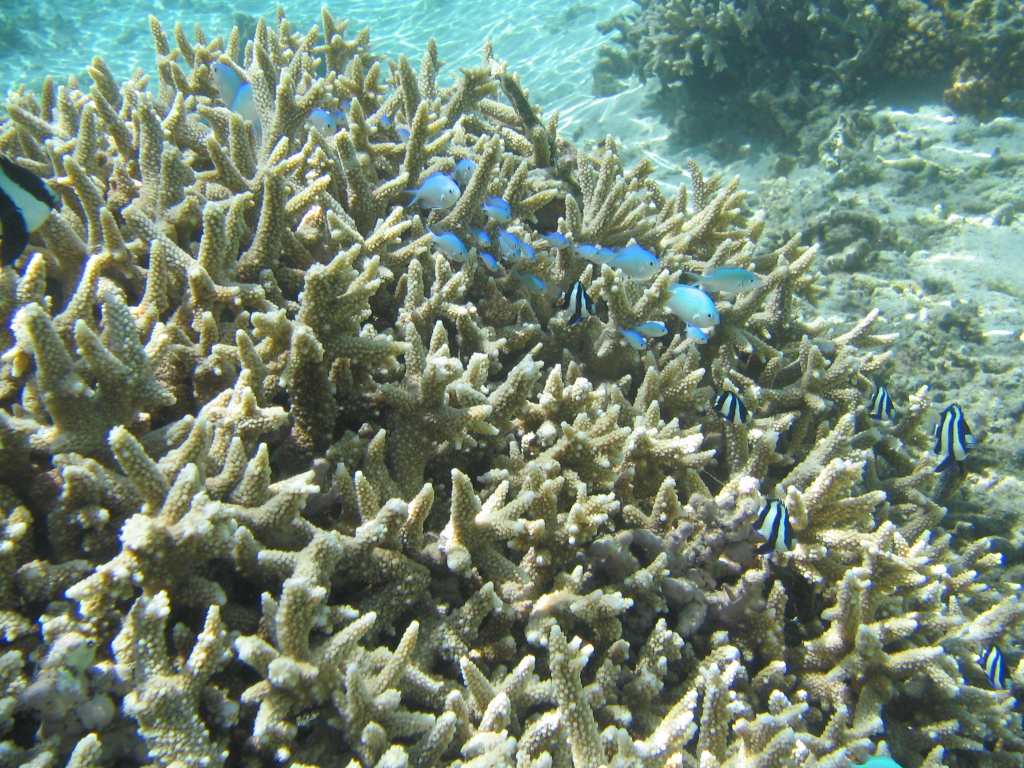
#> input picture img_database/104005.jpg, 2048 x 1536 px, found by its file name (shown at 1/2 size)
$ jupyter execute --allow-errors 'ProyectoImagenes(metodoAlternativo).ipynb'
#> lines starting #> are read from the running program, lines starting #| are printed output that depends on the picture
# Proyecto Final Lab Inteligencia (Imagenes): Método alternativo

[cell 1]
#Imports
import matplotlib.pyplot as plt
import numpy as np
import cv2
from scipy.spatial import distance as dist
import argparse
import glob
from skimage.feature import hog
from skimage import exposure

## 7) Uso de un método alternativo para la extracción de características

Se utiliza el método HoG (Histograms of Gradients) para realizar la extracción de caractrísticas. Se reutilizan varias de las funciones utilizadas anteriormente.

### 7.1) Lectura de imagen (en RGB)

[cell 2]
#Funcion que lear una imagen a RGB
def leerRGB (nombreImagen):
    #Lectura
#> called with nombreImagen = '104005.jpg'
    readImage = cv2.imread(nombreImagen)
#> readImage is the input picture: shape (1536, 2048, 3); mean B, G, R 116.1, 133.4, 115.7
    return readImage

[cell 3]
test = leerRGB('104005.jpg')

[cell 4]
test.shape
#> Out = (1536, 2048, 3)

[cell 5]
test2 = cv2.resize(test, (1000, 2000))
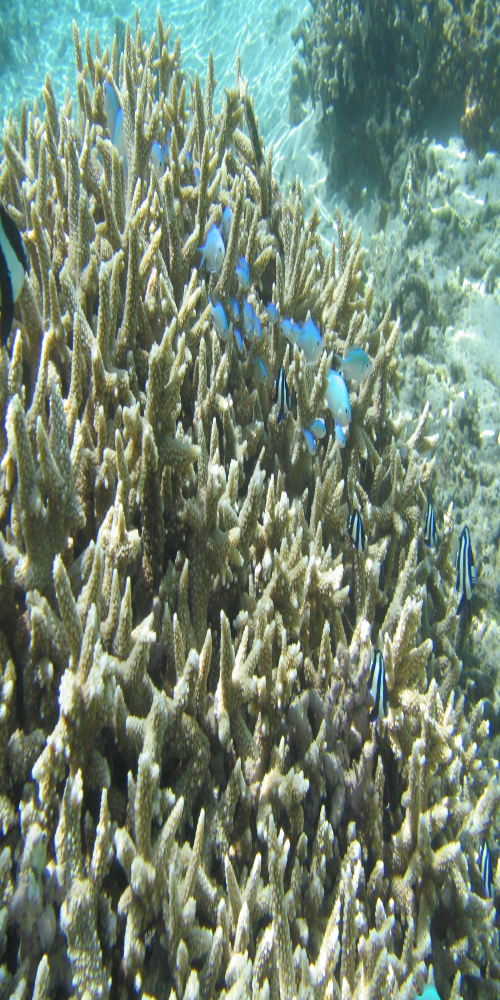
#> test2: shape (2000, 1000, 3) (shown at 1/2 size); mean B, G, R 116, 133.3, 115.6

[cell 6]
test2.shape
#> Out = (2000, 1000, 3)
#> call 2 of leerRGB, with nombreImagen = '100500.jpg'
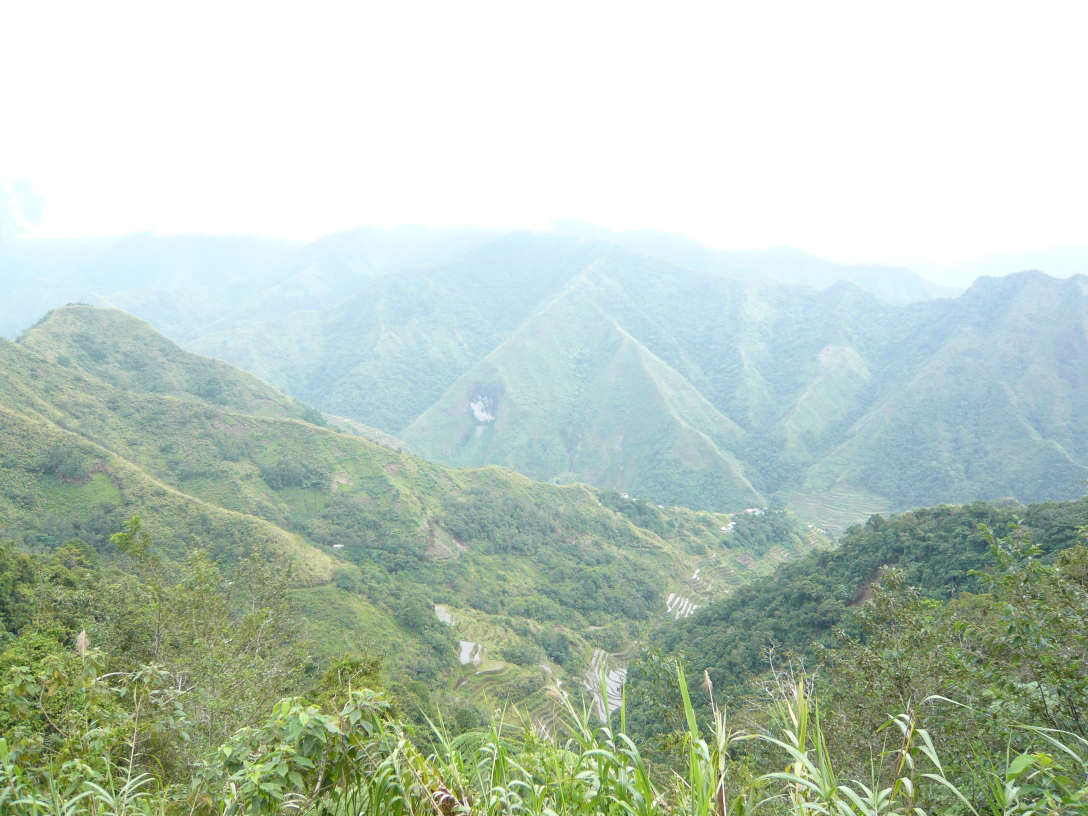
#> input picture 100500.jpg, 3264 x 2448 px (shown at 1/3 size)
#> in leerRGB, readImage is the input picture: shape (2448, 3264, 3); mean B, G, R 189, 202.4, 186.7

[cell 7]
cv2.imshow('image',test)
cv2.waitKey(0)
cv2.destroyAllWindows()

### 7.2) División de la imagen en razones 1:2 (6filasx3columas)

[cell 8]
#Funcion que recorte la imagen en 6x3 celdas. Devuelve 18 submatrices.
# [30 lines left out: function divCeldasAlt, not called in this run]

### 7.3) Cálculo de HoG

[cell 9]
#Funcion que calcule el vector de características de una imagen
def caracteristicasHOG(imRGB):
    #Resize de la imagen, para que funciones con todas las imagenes.
    imagenResize = cv2.resize(imRGB, (1000, 2000))
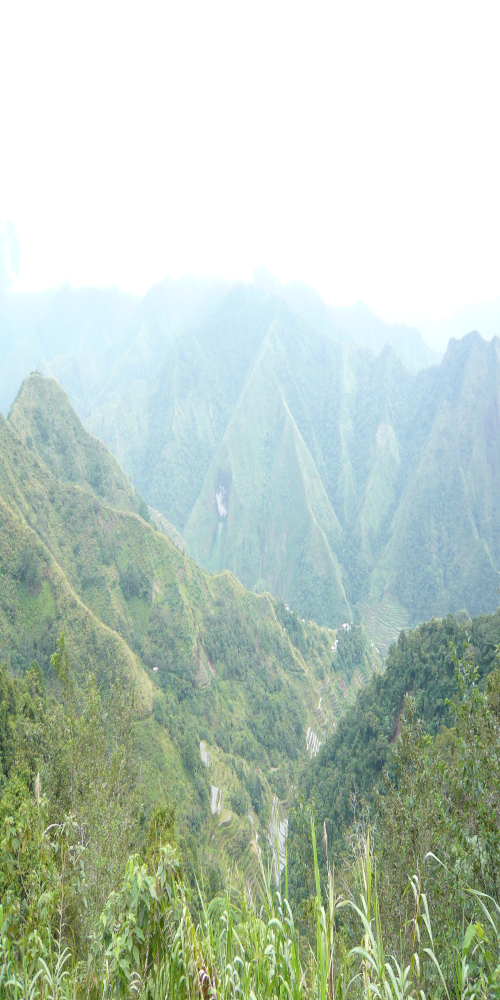
#> imagenResize: shape (2000, 1000, 3) (shown at 1/2 size); mean B, G, R 189, 202.3, 186.6
    #Calculo del vector de caracteristicas
    vectorCar = hog(imagenResize, orientations = 9, pixels_per_cell = (16,16), cells_per_block = (1,1), block_norm = 'L2-Hys', visualize = False, feature_vector = True, multichannel = True)
    return vectorCar
